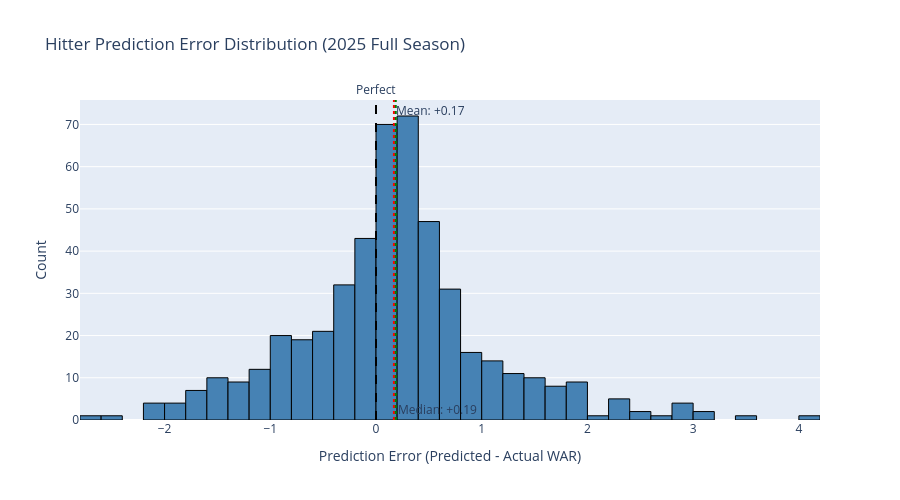

Notebook code for this chart:
### Code cell
# Cell 6: Hitter Error Distribution Visualization

if has_hitter_actual:
    # Create error distribution histogram
    fig = go.Figure()
    
    fig.add_trace(go.Histogram(
        x=hitter_actual['Error'],
        nbinsx=50,
        name='Prediction Error',
        marker=dict(color='steelblue', line=dict(color='black', width=1))
    ))
    
    # Add vertical lines for mean and median
    mean_err = hitter_actual['Error'].mean()
    median_err = hitter_actual['Error'].median()
    
    fig.add_vline(x=0, line_dash="dash", line_color="black", 
                  annotation_text="Perfect", annotation_position="top")
    fig.add_vline(x=mean_err, line_dash="dot", line_color="red",
                  annotation_text=f"Mean: {mean_err:+.2f}", annotation_position="top right")
    fig.add_vline(x=median_err, line_dash="dot", line_color="green",
                  annotation_text=f"Median: {median_err:+.2f}", annotation_position="bottom right")
    
    fig.update_layout(
        title="Hitter Prediction Error Distribution (2025 Full Season)",
        xaxis_title="Prediction Error (Predicted - Actual WAR)",
        yaxis_title="Count",
        showlegend=False,
        height=500
    )
    
    fig.show()
else:
    print("Skipping hitter error plot (no actual data)")

### Figure 1 — Plotly figure (JSON) as saved in the notebook; plotly's stock layout.template omitted (floating-point values rounded to 4 significant figures; data arrays with more than 128 entries replaced by an {"elided": "..."} marker saying what was removed)
{"data": [{"marker": {"color": "steelblue", "line": {"color": "black", "width": 1}}, "name": "Prediction Error", "nbinsx": 50, "type": "histogram", "x": {"elided": "488 float values"}}], "layout": {"annotations": [{"showarrow": false, "text": "Perfect", "x": 0, "xanchor": "center", "xref": "x", "y": 1, "yanchor": "bottom", "yref": "y domain"}, {"showarrow": false, "text": "Mean: +0.17", "x": 0.1697, "xanchor": "left", "xref": "x", "y": 1, "yanchor": "top", "yref": "y domain"}, {"showarrow": false, "text": "Median: +0.19", "x": 0.187, "xanchor": "left", "xref": "x", "y": 0, "yanchor": "bottom", "yref": "y domain"}], "height": 500, "shapes": [{"line": {"color": "black", "dash": "dash"}, "type": "line", "x0": 0, "x1": 0, "xref": "x", "y0": 0, "y1": 1, "yref": "y domain"}, {"line": {"color": "red", "dash": "dot"}, "type": "line", "x0": 0.1697, "x1": 0.1697, "xref": "x", "y0": 0, "y1": 1, "yref": "y domain"}, {"line": {"color": "green", "dash": "dot"}, "type": "line", "x0": 0.187, "x1": 0.187, "xref": "x", "y0": 0, "y1": 1, "yref": "y domain"}], "showlegend": false, "title": {"text": "Hitter Prediction Error Distribution (2025 Full Season)"}, "xaxis": {"title": {"text": "Prediction Error (Predicted - Actual WAR)"}}, "yaxis": {"title": {"text": "Count"}}}}
